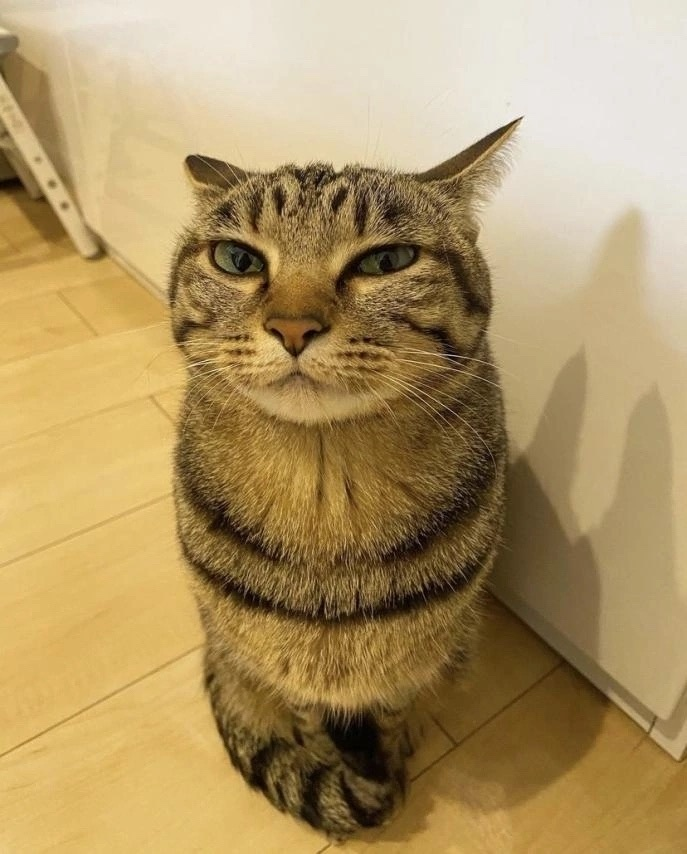
#> input picture images/cat.jpg, 687 x 854 px
$ python -i task11_change_brightness.py   (imports and definitions only)
#> lines starting #> are read from the running program, lines starting #| are printed output that depends on the picture
import cv2 as cv
import numpy as np


def change_brightness(img_path: str, brightness_offset: float = 0):
#> called with img_path = '../images/cat.jpg', brightness_offset = 0
    img = cv.imread(img_path)
#> img is the input picture: shape (854, 687, 3); mean B, G, R 101.6, 149.6, 175.1

    img_hsv = cv.cvtColor(img, cv.COLOR_BGR2HSV)
#> img_hsv: shape (854, 687, 3); mean H, S, V 19.5, 120, 175.1
    h, s, v = cv.split(img_hsv)
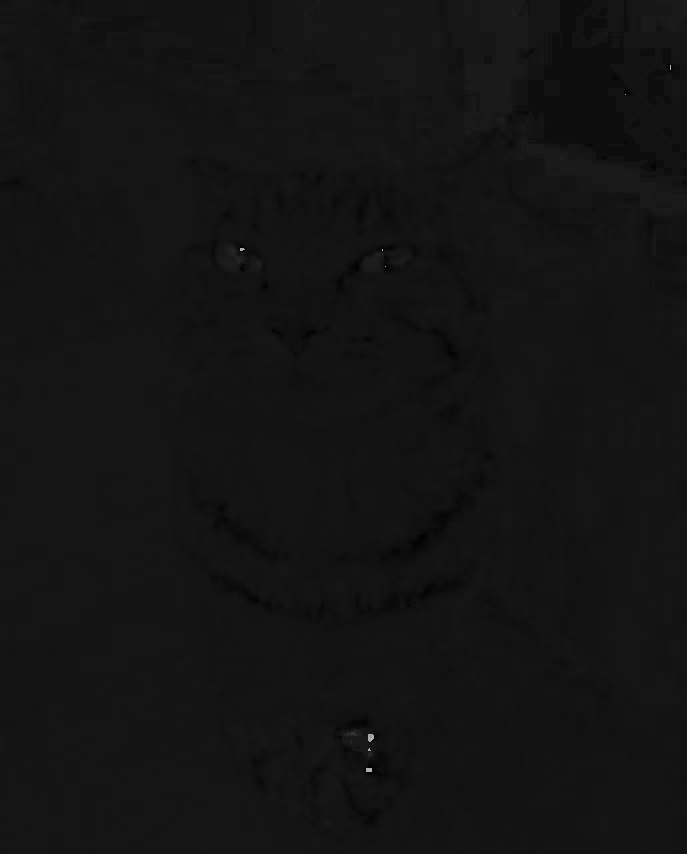
#> h: shape (854, 687); min 0, max 177, mean 19.5
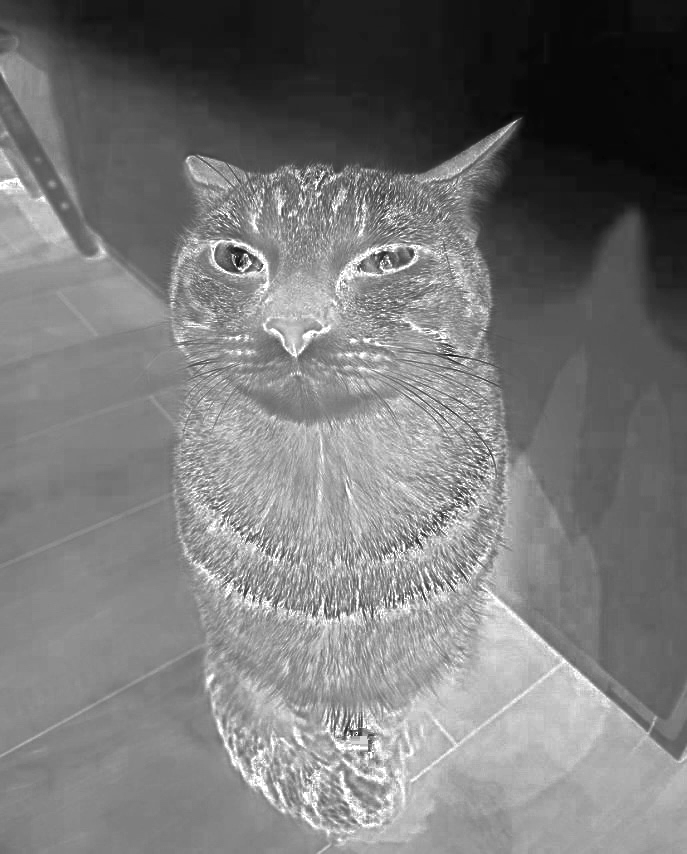
#> s: shape (854, 687); min 0, max 255, mean 120
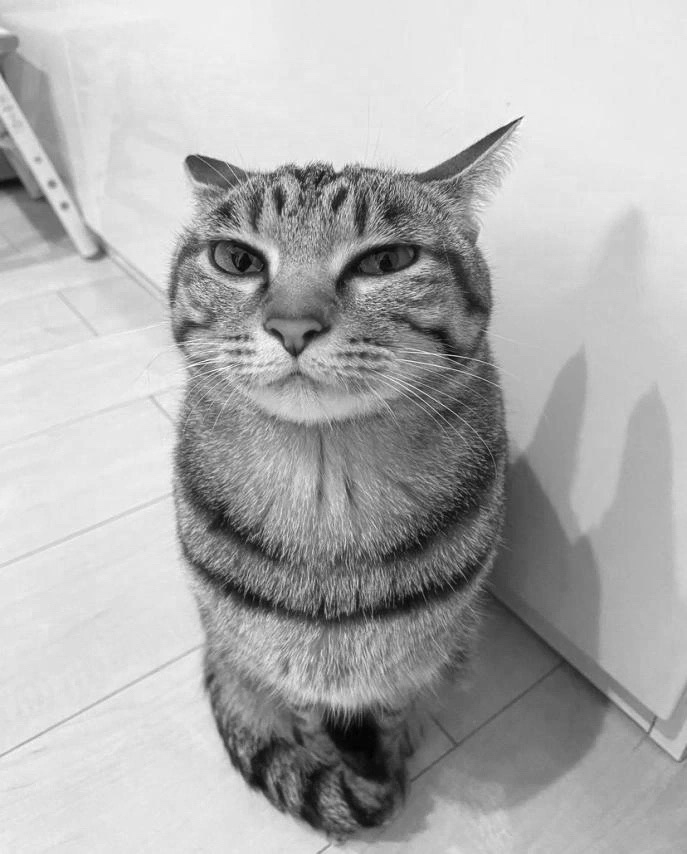
#> v: shape (854, 687); min 0, max 255, mean 175.1
    v_new = v.astype(np.int16) + brightness_offset
    v_new = np.clip(v_new, 0, 255).astype(np.uint8)

    img_new = cv.merge((h, s, v_new))
    result = cv.cvtColor(img_new, cv.COLOR_HSV2BGR)

    cv.imshow("11_change_brightness", result)
    cv.waitKey()
    return result

>>> result = change_brightness('../images/cat.jpg')
